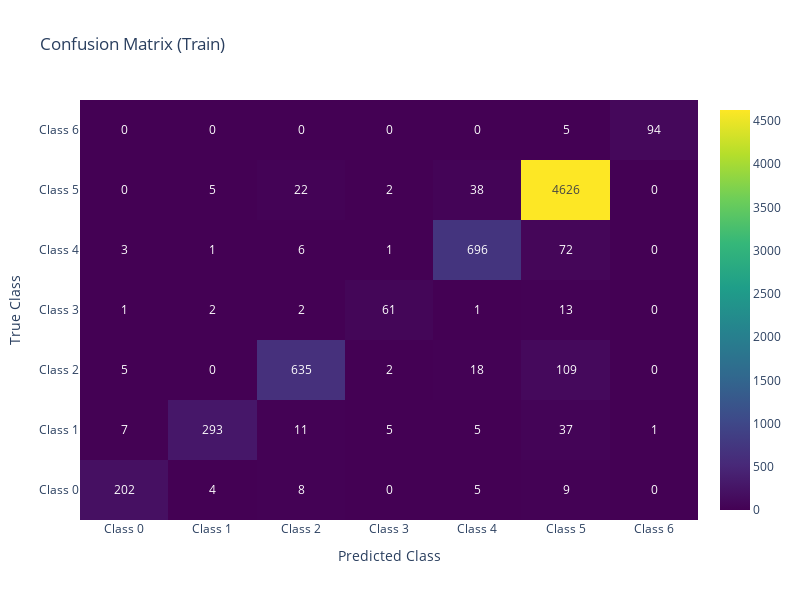
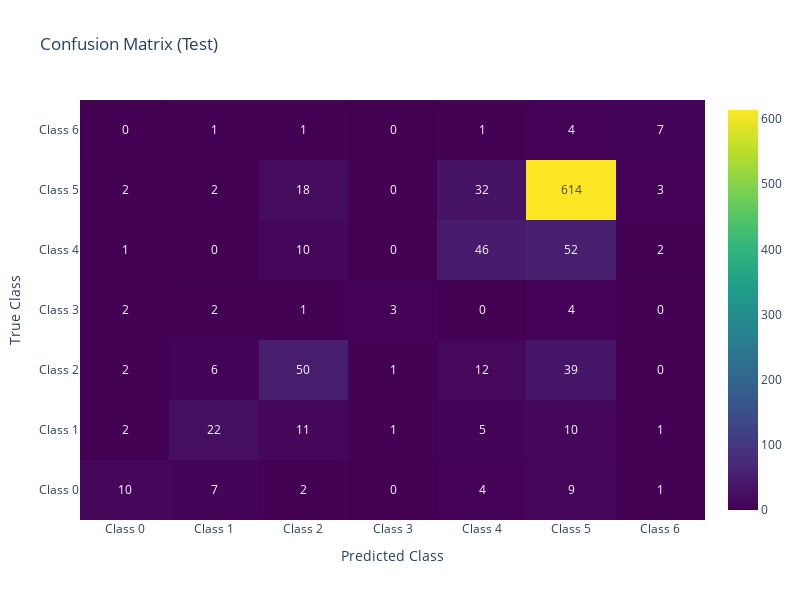

These figures' notebook cell, in order:
### Code cell
params_max_f1 = metrics_cnn_no_aug.loc[metrics_cnn_no_aug["f1_score_test"].idxmax()]

plot_confusion_matrix(params_max_f1)

### Figure 1 — Plotly figure (JSON) as saved in the notebook; plotly's stock layout.template omitted (floating-point values rounded to 4 significant figures)
{"data": [{"colorscale": [[0, "#440154"], [0.1111, "#482878"], [0.2222, "#3e4989"], [0.3333, "#31688e"], [0.4444, "#26828e"], [0.5556, "#1f9e89"], [0.6667, "#35b779"], [0.7778, "#6ece58"], [0.8889, "#b5de2b"], [1, "#fde725"]], "showscale": true, "text": [["202", "4", "8", "0", "5", "9", "0"], ["7", "293", "11", "5", "5", "37", "1"], ["5", "0", "635", "2", "18", "109", "0"], ["1", "2", "2", "61", "1", "13", "0"], ["3", "1", "6", "1", "696", "72", "0"], ["0", "5", "22", "2", "38", "4626", "0"], ["0", "0", "0", "0", "0", "5", "94"]], "texttemplate": "%{text}", "type": "heatmap", "x": ["Class 0", "Class 1", "Class 2", "Class 3", "Class 4", "Class 5", "Class 6"], "y": ["Class 0", "Class 1", "Class 2", "Class 3", "Class 4", "Class 5", "Class 6"], "z": [[202, 4, 8, 0, 5, 9, 0], [7, 293, 11, 5, 5, 37, 1], [5, 0, 635, 2, 18, 109, 0], [1, 2, 2, 61, 1, 13, 0], [3, 1, 6, 1, 696, 72, 0], [0, 5, 22, 2, 38, 4626, 0], [0, 0, 0, 0, 0, 5, 94]]}], "layout": {"height": 600, "title": {"text": "Confusion Matrix (Train)"}, "width": 800, "xaxis": {"title": {"text": "Predicted Class"}}, "yaxis": {"title": {"text": "True Class"}}}}

### Figure 2 — Plotly figure (JSON) as saved in the notebook; plotly's stock layout.template omitted (floating-point values rounded to 4 significant figures)
{"data": [{"colorscale": [[0, "#440154"], [0.1111, "#482878"], [0.2222, "#3e4989"], [0.3333, "#31688e"], [0.4444, "#26828e"], [0.5556, "#1f9e89"], [0.6667, "#35b779"], [0.7778, "#6ece58"], [0.8889, "#b5de2b"], [1, "#fde725"]], "showscale": true, "text": [["10", "7", "2", "0", "4", "9", "1"], ["2", "22", "11", "1", "5", "10", "1"], ["2", "6", "50", "1", "12", "39", "0"], ["2", "2", "1", "3", "0", "4", "0"], ["1", "0", "10", "0", "46", "52", "2"], ["2", "2", "18", "0", "32", "614", "3"], ["0", "1", "1", "0", "1", "4", "7"]], "texttemplate": "%{text}", "type": "heatmap", "x": ["Class 0", "Class 1", "Class 2", "Class 3", "Class 4", "Class 5", "Class 6"], "y": ["Class 0", "Class 1", "Class 2", "Class 3", "Class 4", "Class 5", "Class 6"], "z": [[10, 7, 2, 0, 4, 9, 1], [2, 22, 11, 1, 5, 10, 1], [2, 6, 50, 1, 12, 39, 0], [2, 2, 1, 3, 0, 4, 0], [1, 0, 10, 0, 46, 52, 2], [2, 2, 18, 0, 32, 614, 3], [0, 1, 1, 0, 1, 4, 7]]}], "layout": {"height": 600, "title": {"text": "Confusion Matrix (Test)"}, "width": 800, "xaxis": {"title": {"text": "Predicted Class"}}, "yaxis": {"title": {"text": "True Class"}}}}
